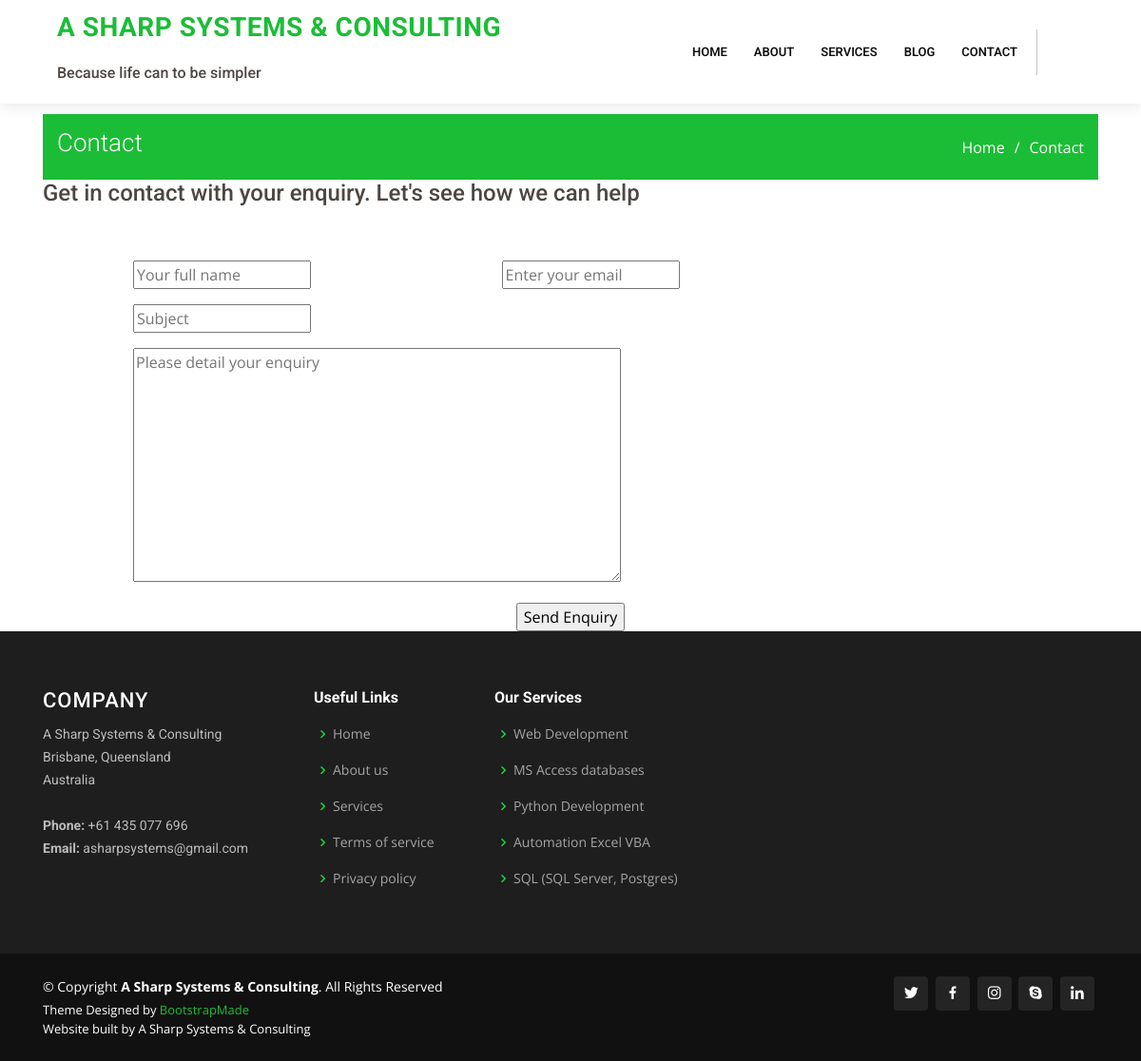
The app's page /contact with its own data.
### lcore/models.py (models this page shows, shortened)
class Reference(models.Model):
    company = models.CharField(max_length=100, unique=True)
    address = models.CharField(max_length=200, unique=True)
    country = models.CharField(max_length=100, unique=True)
    phone = models.CharField(max_length=20, unique=True)
    email = models.EmailField()
    primary = models.IntegerField(null=False, unique=True)
    objects = RefManager()

class Services(models.Model):
    service = models.CharField(max_length=100, unique=True)
    date_added = models.DateTimeField(auto_now=False, auto_now_add=True)
    priority = models.IntegerField(null=False, unique=True)
    image_file = models.FileField(upload_to='service_icon', blank=True, null=True)
    descrip = models.CharField(max_length=300, blank=True, null=True)
    objects = ServicesManager()
    class Meta:
        ordering = ['priority']

### lcore/views.py (the view, shortened to what this page needs)
# urls.py: path('contact', contact, name='contact'),
def contact(request):
    form = ContactForm()
    template_name = 'contact_page.html'
    local_context = {
        'form': form,
    }
    context = {**get_base_context(), **local_context}
    return render(request, template_name, context)

### lcore/forms.py
class ContactForm(forms.Form):
    full_name = forms.CharField(label= "Your name and surname", required=True, widget=forms.TextInput
                           (attrs={'placeholder': 'Your full name'}))
    email = forms.EmailField(required=True, widget= forms.EmailInput
                           (attrs={'placeholder': 'Enter your email'}))
    subject = forms.CharField(label="Subject", required=True, widget=forms.TextInput
                           (attrs={'placeholder': 'Subject'}))
    content = forms.CharField(widget=forms.Textarea(attrs={"rows": 10, "cols": 60,
                                                           'placeholder': 'Please detail your enquiry'}), required=True)
    class Meta:
        fields = ['full_name', 'email', 'subject', 'content']

### lcore/models.py (called while the page is built)
    def top_five(self):
        qs = super(ServicesManager, self).order_by('priority')[:5]
        return qs

### lcore/views.py (called while the page is built)
def get_base_context():
    service_list = Services.objects.top_five()
    company = Reference.objects.get(primary=1)
    co_name = company.company
    co_addr = company.address
    co_country = company.country
    co_phone = company.phone
    co_email = company.email
    print(co_name)
    return {'service_list': service_list,
            'co_name': co_name,
            'co_addr': co_addr,
            'co_country': co_country,
            'co_phone': co_phone,
            'co_email': co_email,
            }

### sweb/utils/context_processors.py (called while the page is built)
def settings_context(_request):
    return {"DEBUG": settings.DEBUG}

### templates/contact_page.html (shortened to what this page needs)
{% extends "base.html" %}
{% block content %}
{% load static %}
<main id="main">
<br>
<section id="breadcrumbs" class="breadcrumbs">
  <div class="container">
    <div class="d-flex justify-content-between align-items-center">
      <h2>Contact</h2>
      <ol>
        <li><a href="{% url 'lcore:home' %}">Home</a></li>
        <li>Contact</li>
      </ol>
    </div>
  </div>
</section>
<div class="row content">
        <div class="col-lg-10" data-aos="fade-right">
          <h4>Get in contact with your enquiry. Let's see how we can help</h4>
        </div>
</div>
<div class="row mt-5 justify-content-center" data-aos="fade-up">
    <div class="col-lg-10">
      <form method="POST" role="form" action="">
          <div class="form-row">
            <div class="col-md-5 form-group">
                <td>
                  {{ form.full_name }}
                </td>
            </div>
            <div class="col-md-5 form-group">
                <td>
                  {{ form.email }}
                </td>
            </div>
          </div>
          <div class="form-group">
                <td>
                  {{ form.subject }}
                </td>
          </div>
          <div class="form-group">
                <td>
                  {{ form.content }}
                </td>
          </div>
          <div class="text-center" id="sender"><input type="submit" value="Send Enquiry"></input></div>
      </form>
    </div>
</div>
</main>
{% endblock content %}

### templates/base.html (shortened to what this page needs)
<!DOCTYPE html>
{% load static i18n %}
{% load static %}
<html lang="en">
<head>
  <link href="{% static 'vendor/bootstrap/css/bootstrap.min.css' %}" rel="stylesheet">
  <link href="{% static 'vendor/icofont/icofont.min.css' %}" rel="stylesheet">
  <link href="{% static 'vendor/boxicons/css/boxicons.min.css' %}" rel="stylesheet">
  <link href="{% static 'vendor/animate.css/animate.min.css' %}" rel="stylesheet">
  <link href="{% static 'vendor/venobox/venobox.css' %}" rel="stylesheet">
  <link href="{% static 'vendor/owl.carousel/assets/owl.carousel.min.css' %}" rel="stylesheet">
  <link href="{% static 'vendor/aos/aos.css' %}" rel="stylesheet">
  <link href="{% static 'vendor/remixicon/remixicon.css' %}" rel="stylesheet">
  <link href="{% static 'css/style.css' %}" rel="stylesheet">
</head>
    <body>
  <header id="header" class="fixed-top">
    <div class="container d-flex align-items-center">
      <div class="container">
      <h1 class="logo mr-auto"><a href="index.html"><span>{{co_name}}</span></a></h1>
      <br><h6>Because life can to be simpler</h6>
      </div>
      <nav class="nav-menu d-none d-lg-block">
        <ul>
          <li><a href="{% url 'lcore:home' %}">Home</a></li>
          <li ><a href="{% url 'lcore:about' %}">About</a>
          </li>
          <li><a href="{% url 'lcore:services' %}">Services</a></li>
          <li><a href="{% url 'lcore:blog' %}">Blog</a></li>
          <li><a href="{% url 'lcore:contact' %}">Contact</a></li>
        </ul>
      </nav>
      <div class="header-social-links">
        <a href="#" class="twitter"><i class="icofont-twitter"></i></a>
        <a href="#" class="facebook"><i class="icofont-facebook"></i></a>
        <a href="#" class="instagram"><i class="icofont-instagram"></i></a>
        <a href="#" class="linkedin"><i class="icofont-linkedin"></i></i></a>
      </div>
    </div>
  </header>
<div class="container">
    {% block content %}
    {% endblock content %}
</div>
  <footer id="footer">
    <div class="footer-top">
      <div class="container">
        <div class="row">
          <div class="col-lg-3 col-md-6 footer-contact">
            <h3>Company</h3>
            <p>
              {{co_name}} <br>
              {{co_addr}}<br>
              {{co_country}} <br><br>
              <strong>Phone:</strong> {{co_phone}}<br>
              <strong>Email:</strong> {{co_email}}<br>
            </p>
          </div>
          <div class="col-lg-2 col-md-6 footer-links">
            <h4>Useful Links</h4>
            <ul>
              <li><i class="bx bx-chevron-right"></i> <a href="#">Home</a></li>
              <li><i class="bx bx-chevron-right"></i> <a href="#">About us</a></li>
              <li><i class="bx bx-chevron-right"></i> <a href="#">Services</a></li>
              <li><i class="bx bx-chevron-right"></i> <a href="#">Terms of service</a></li>
              <li><i class="bx bx-chevron-right"></i> <a href="#">Privacy policy</a></li>
            </ul>
          </div>
          <div class="col-lg-3 col-md-6 footer-links">
            <h4>Our Services</h4>
            <ul>
              {% for service in service_list %}
                <li><i class="bx bx-chevron-right"></i> <a href="#">{{service.service}}</a></li>
              {% endfor %}
            </ul>
          </div>
        </div>
      </div>
    </div>
    <div class="container d-md-flex py-4">
      <div class="mr-md-auto text-center text-md-left">
        <div class="copyright">
          &copy; Copyright <strong><span>{{co_name}}</span></strong>. All Rights Reserved
        </div>
        <div class="credits">
          Theme Designed by <a href="https://bootstrapmade.com/">BootstrapMade</a><br>
          Website built by {{co_name}}
        </div>
      </div>
      <div class="social-links text-center text-md-right pt-3 pt-md-0">
        <a href="#" class="twitter"><i class="bx bxl-twitter"></i></a>
        <a href="#" class="facebook"><i class="bx bxl-facebook"></i></a>
        <a href="#" class="instagram"><i class="bx bxl-instagram"></i></a>
        <a href="#" class="google-plus"><i class="bx bxl-skype"></i></a>
        <a href="#" class="linkedin"><i class="bx bxl-linkedin"></i></a>
      </div>
    </div>
  </footer>
    </body>
</html>

### sweb/static/css/style.css (style rules this page uses)
body { font-family: "Open Sans", sans-serif; color: #4d4643; }
a { color: #1bbd36; }
h1, h2, h3, h4, h5, h6 { font-family: "Roboto", sans-serif; }
#header { background: #fff; transition: all 0.5s; z-index: 997; padding: 15px 0; box-shadow: 0px 2px 15px rgba(0, 0, 0, 0.1); }
#header .logo { font-size: 28px; margin: 0; padding: 0; line-height: 1; font-weight: 700; letter-spacing: 0.5px; text-transform: uppercase; }
#header .logo a { color: #111; }
#header .logo a span { color: #1bbd36; }
.nav-menu ul { margin: 0; padding: 0; list-style: none; }
.nav-menu > ul { display: flex; }
.nav-menu > ul > li { position: relative; white-space: nowrap; padding: 10px 0 10px 28px; }
.nav-menu a { display: block; position: relative; color: #111; transition: 0.3s; font-size: 13px; text-transform: uppercase; font-weight: 600; font-family: "Roboto", sans-serif; }
.mobile-nav { position: fixed; top: 55px; right: 15px; bottom: 15px; left: 15px; z-index: 9999; overflow-y: auto; background: #fff; transition: ease-in-out 0.2s; opacity: 0; visibility: hidden; border-radius: 10px; padding: 10px 0; }
.mobile-nav * { margin: 0; padding: 0; list-style: none; }
.mobile-nav a { display: block; position: relative; color: #111; padding: 10px 20px; font-weight: 500; outline: none; }
.header-social-links { padding-left: 14px; margin-left: 20px; border-left: 1px solid #c4c4c4; }
.header-social-links a { color: #a0a0a0; padding-left: 6px; display: inline-block; line-height: 1px; transition: 0.3s; }
section { padding: 60px 0; overflow: hidden; }
.breadcrumbs { padding: 15px 0; background: #1bbd36; min-height: 40px; margin-top: 72px; }
.breadcrumbs h2 { font-size: 26px; font-weight: 300; color: #fff; }
.breadcrumbs ol { display: flex; flex-wrap: wrap; list-style: none; padding: 0; margin: 0; color: #fff; }
.breadcrumbs ol a { color: #fff; }
.breadcrumbs ol li + li { padding-left: 10px; }
.breadcrumbs ol li + li::before { display: inline-block; padding-right: 10px; color: #fff; content: "/"; }
#footer { color: #fff; font-size: 14px; background: #111; }
#footer .footer-top { padding: 60px 0 30px 0; background: #1e1e1e; }
#footer .footer-top .footer-contact { margin-bottom: 30px; }
#footer .footer-top .footer-contact h3 { font-size: 22px; margin: 0 0 10px 0; padding: 2px 0 2px 0; line-height: 1; font-weight: 500; letter-spacing: 1px; text-transform: uppercase; color: #fff; }
#footer .footer-top .footer-contact p { font-size: 14px; line-height: 24px; margin-bottom: 0; font-family: "Roboto", sans-serif; color: rgba(255, 255, 255, 0.7); }
#footer .footer-top h4 { font-size: 16px; font-weight: bold; color: #fff; position: relative; padding-bottom: 12px; }
#footer .footer-top .footer-links { margin-bottom: 30px; }
#footer .footer-top .footer-links ul { list-style: none; padding: 0; margin: 0; }
#footer .footer-top .footer-links ul i { padding-right: 2px; color: #1ed33c; font-size: 18px; line-height: 1; }
#footer .footer-top .footer-links ul li { padding: 10px 0; display: flex; align-items: center; }
#footer .footer-top .footer-links ul li:first-child { padding-top: 0; }
#footer .footer-top .footer-links ul a { color: rgba(255, 255, 255, 0.6); transition: 0.3s; display: inline-block; line-height: 1; }
#footer .credits { padding-top: 5px; font-size: 13px; color: #fff; }
#footer .social-links a { font-size: 18px; display: inline-block; background: rgba(255, 255, 255, 0.08); color: #fff; line-height: 1; padding: 8px 0; margin-right: 4px; border-radius: 4px; text-align: center; width: 36px; height: 36px; transition: 0.3s; }

### records on screen
Reference: company "A SHARP SYSTEMS & CONSULTING", company "A Sharp Systems & Consulting", address "Brisbane, Queensland", country "Australia", phone "+61 435 077 696", email "asharpsystems@gmail.com"
Services: service "Web Development"
Services: service "MS Access databases"
Services: service "Python Development"
Services: service "Automation Excel VBA"
Services: service "SQL (SQL Server, Postgres)"
